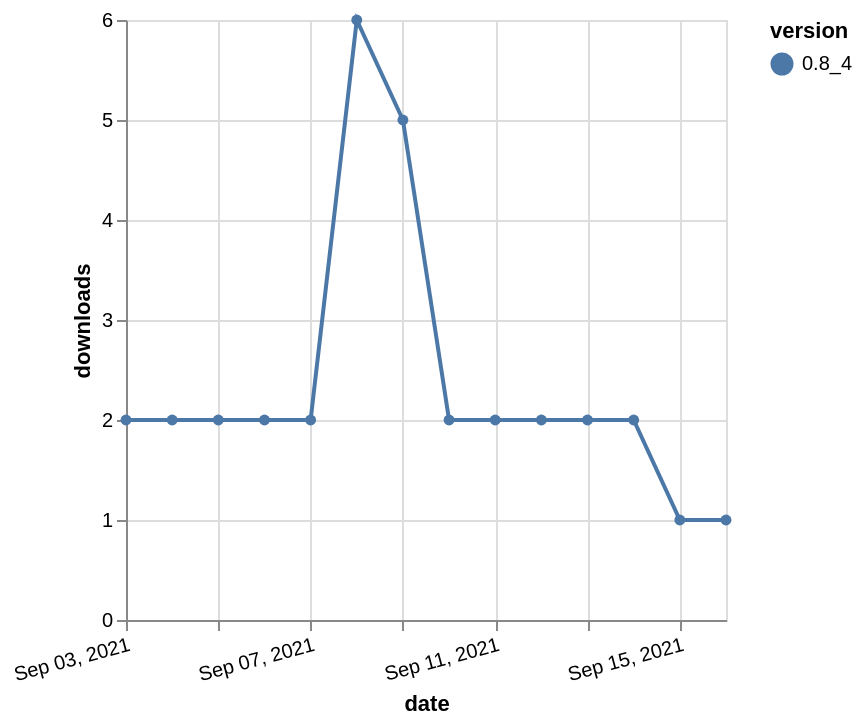

The specification (Vega-Lite) saved for this image:
### Vega-Lite specification from a JSON file in a GitHub repository (floating-point values rounded to 4 significant figures)
{"$schema": "https://vega.github.io/schema/vega-lite/v5.json", "description": "A simple bar chart with embedded data.", "data": {"values": [{"date": "2021-09-03", "total": 7124, "delta": 2, "version": "0.8_4"}, {"date": "2021-09-04", "total": 7126, "delta": 2, "version": "0.8_4"}, {"date": "2021-09-05", "total": 7128, "delta": 2, "version": "0.8_4"}, {"date": "2021-09-06", "total": 7130, "delta": 2, "version": "0.8_4"}, {"date": "2021-09-07", "total": 7132, "delta": 2, "version": "0.8_4"}, {"date": "2021-09-08", "total": 7138, "delta": 6, "version": "0.8_4"}, {"date": "2021-09-09", "total": 7143, "delta": 5, "version": "0.8_4"}, {"date": "2021-09-10", "total": 7145, "delta": 2, "version": "0.8_4"}, {"date": "2021-09-11", "total": 7147, "delta": 2, "version": "0.8_4"}, {"date": "2021-09-12", "total": 7149, "delta": 2, "version": "0.8_4"}, {"date": "2021-09-13", "total": 7151, "delta": 2, "version": "0.8_4"}, {"date": "2021-09-14", "total": 7153, "delta": 2, "version": "0.8_4"}, {"date": "2021-09-15", "total": 7154, "delta": 1, "version": "0.8_4"}, {"date": "2021-09-16", "total": 7155, "delta": 1, "version": "0.8_4"}]}, "width": "container", "mark": {"type": "line", "point": {"filled": true}}, "encoding": {"x": {"field": "date", "type": "temporal", "timeUnit": "yearmonthdate", "title": "date", "axis": {"labelAngle": -15}}, "y": {"field": "delta", "type": "quantitative", "title": "downloads"}, "color": {"field": "version", "type": "nominal"}, "tooltip": {"field": "delta"}}}
